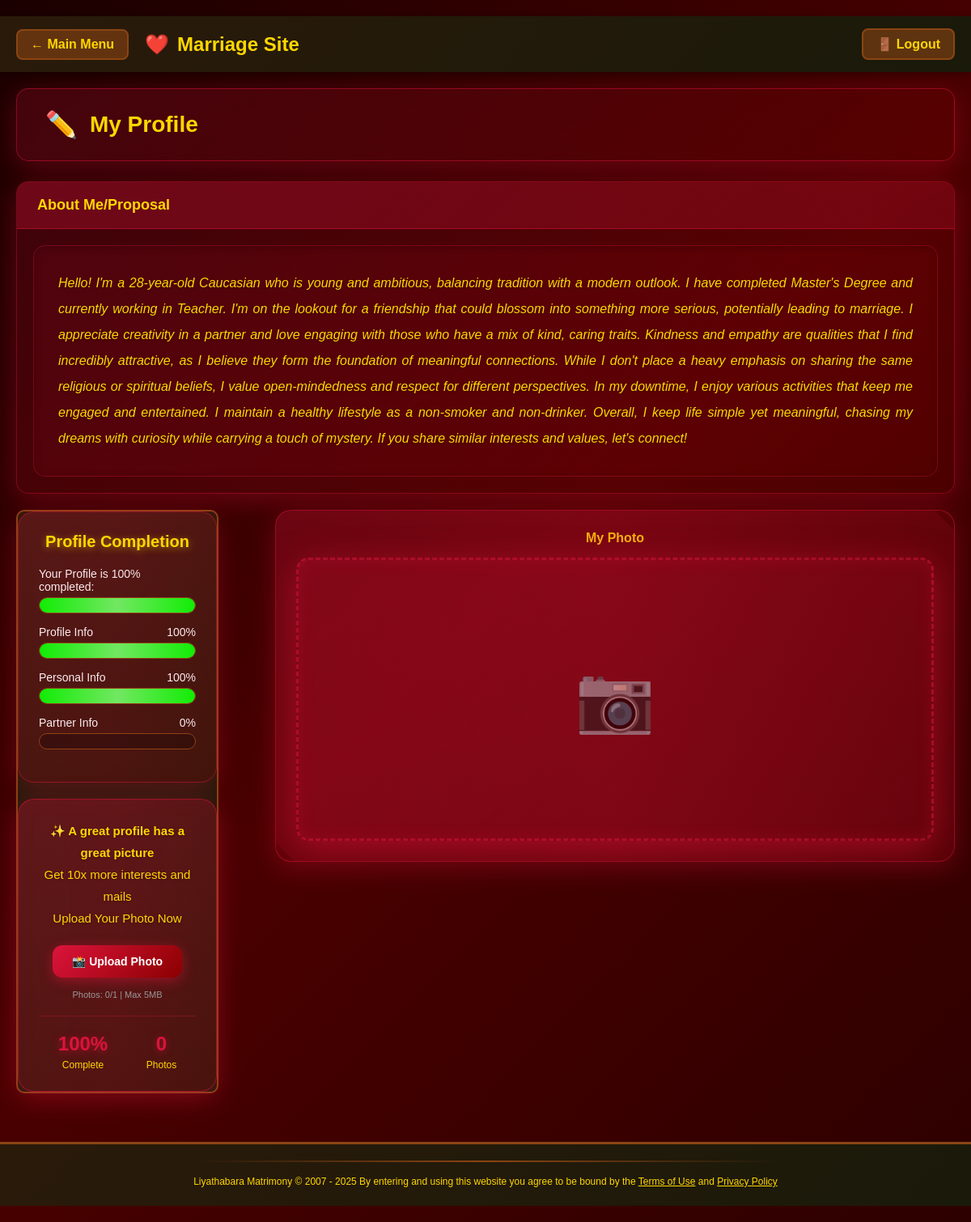
Screenshot of /my_profile.php (signed in) with the database file from the repository.
### tables this page shows
CREATE TABLE users (
    id INT AUTO_INCREMENT PRIMARY KEY,
    username VARCHAR(100) NOT NULL,
    email VARCHAR(100) NOT NULL UNIQUE,
    password VARCHAR(255) NOT NULL,
    gender ENUM('male', 'female') NOT NULL,
    day INT,
    month INT,
    year INT,
    profile_completed TINYINT DEFAULT 0,
    created_at TIMESTAMP DEFAULT CURRENT_TIMESTAMP,
    INDEX idx_email (email),
    INDEX idx_gender (gender)
);

CREATE TABLE user_data (
    id INT AUTO_INCREMENT PRIMARY KEY,
    user_id INT NOT NULL,
    height VARCHAR(50),
    weight VARCHAR(50),
    figure VARCHAR(50),
    appearance VARCHAR(50),
    complexion VARCHAR(50),
    status VARCHAR(50),
    education VARCHAR(100),
    career VARCHAR(100),
    religion VARCHAR(50),
    ethnicity VARCHAR(50),
    caste VARCHAR(50),
    social_class VARCHAR(50),
    residency VARCHAR(100),
    family VARCHAR(100),
    smoking VARCHAR(50),
    drinking VARCHAR(50),
    children VARCHAR(50),
    personality VARCHAR(100),
    first_date_preference VARCHAR(100),
    living_arrangements VARCHAR(100),
    created_at TIMESTAMP DEFAULT CURRENT_TIMESTAMP,
    updated_at TIMESTAMP DEFAULT CURRENT_TIMESTAMP ON UPDATE CURRENT_TIMESTAMP,
    FOREIGN KEY (user_id) REFERENCES users(id) ON DELETE CASCADE,
    INDEX idx_user_id (user_id)
);

### my_profile.php (the view, shortened to what this page needs)
<?php
include 'includes/header.php';
include 'database/db_connect.php';
$email = $_SESSION['user'];
$user_query = $conn->query("SELECT * FROM users WHERE email='$email'");
$user = $user_query->fetch_assoc();
$user_id = $user['id'];
$profile_query = $conn->query("SELECT * FROM user_data WHERE user_id=$user_id");
$profile = $profile_query ? $profile_query->fetch_assoc() : null;
$photos = [];
function calculateProfileCompletion($user, $profile) {
    $fields = [
        'username' => $user['username'] ?? '',
        'gender' => $user['gender'] ?? '',
        'day' => $user['day'] ?? '',
        'height' => $profile['height'] ?? '',
        'weight' => $profile['weight'] ?? '',
        'figure' => $profile['figure'] ?? '',
        'appearance' => $profile['appearance'] ?? '',
        'complexion' => $profile['complexion'] ?? '',
        'status' => $profile['status'] ?? '',
        'education' => $profile['education'] ?? '',
        'career' => $profile['career'] ?? '',
        'religion' => $profile['religion'] ?? '',
        'ethnicity' => $profile['ethnicity'] ?? '',
        'residency' => $profile['residency'] ?? '',
        'smoking' => $profile['smoking'] ?? '',
        'drinking' => $profile['drinking'] ?? '',
    ];
    $filled = 0;
    $total = count($fields);
    foreach($fields as $value) {
        if(!empty($value)) $filled++;
    }
    return round(($filled / $total) * 100);
}
function generateAboutMe($user, $profile) {
    $age = date('Y') - ($user['year'] ?? 2000);
    $ethnicity = $profile['ethnicity'] ?? 'Sri Lankan';
    $education = $profile['education'] ?? '';
    $career = $profile['career'] ?? '';
    $religion = $profile['religion'] ?? '';
    $personality = $profile['personality'] ?? '';
    $smoking = $profile['smoking'] ?? '';
    $drinking = $profile['drinking'] ?? '';
    $description = "Hello! I'm a {$age}-year-old {$ethnicity} who is young and ambitious, balancing tradition with a modern outlook. ";
    if(!empty($education) && !empty($career)) {
        $description .= "I have completed {$education} and currently working in {$career}. ";
    }
    $description .= "I'm on the lookout for a friendship that could blossom into something more serious, potentially leading to marriage. ";
    if(!empty($personality)) {
        $traits = strtolower($personality);
        $description .= "I appreciate creativity in a partner and love engaging with those who have a mix of {$traits} traits. ";
    }
    $description .= "Kindness and empathy are qualities that I find incredibly attractive, as I believe they form the foundation of meaningful connections. ";
    if(!empty($religion)) {
        $description .= "While I don't place a heavy emphasis on sharing the same religious or spiritual beliefs, I value open-mindedness and respect for different perspectives. ";
    }
    $description .= "In my downtime, I enjoy various activities that keep me engaged and entertained. ";
    if($smoking == 'Non-smoker' && $drinking == 'Non-drinker') {
        $description .= "I maintain a healthy lifestyle as a non-smoker and non-drinker. ";
    }
    $description .= "Overall, I keep life simple yet meaningful, chasing my dreams with curiosity while carrying a touch of mystery. If you share similar interests and values, let's connect!";
    return $description;
}
$completion = calculateProfileCompletion($user, $profile);
$about_me = generateAboutMe($user, $profile);
$profile_info_completion = (!empty($user['username']) && !empty($user['gender']) && !empty($user['day'])) ? 100 : 50;
$personal_info_completion = ($profile && !empty($profile['height']) && !empty($profile['education']) && !empty($profile['career'])) ? 100 : 30;
$partner_info_completion = 0;
?>
<div class="profile-container">
    <div class="profile-header">
        <span style="font-size: 32px;">✏️</span>
        <h1 class="profile-title">My Profile</h1>
    </div>
    <div class="content-wrapper">
        <div class="main-section">
            <div class="section-header">
                <h2 class="section-title">About Me/Proposal</h2>
            </div>
            <div class="about-content">
                <p class="about-text"><?php echo $about_me; ?></p>
            </div>
        </div>
        <div class="profile-layout">
            <div class="sidebar">
            <div class="completion-box">
                <h3 class="completion-title">Profile Completion</h3>
                <div class="completion-item">
                    <div class="completion-label">
                        <span>Your Profile is <?php echo $completion; ?>% completed:</span>
                    </div>
                    <div class="progress-bar">
                        <div class="progress-fill <?php echo $completion >= 70 ? 'high' : ($completion >= 40 ? 'medium' : ''); ?>"
                             style="width: <?php echo $completion; ?>%">
                        </div>
                    </div>
                </div>
                <div class="completion-item">
                    <div class="completion-label">
                        <span>Profile Info</span>
                        <span><?php echo $profile_info_completion; ?>%</span>
                    </div>
                    <div class="progress-bar">
                        <div class="progress-fill <?php echo $profile_info_completion >= 70 ? 'high' : 'medium'; ?>"
                             style="width: <?php echo $profile_info_completion; ?>%">
                        </div>
                    </div>
                </div>
                <div class="completion-item">
                    <div class="completion-label">
                        <span>Personal Info</span>
                        <span><?php echo $personal_info_completion; ?>%</span>
                    </div>
                    <div class="progress-bar">
                        <div class="progress-fill <?php echo $personal_info_completion >= 70 ? 'high' : 'medium'; ?>"
                             style="width: <?php echo $personal_info_completion; ?>%">
                        </div>
                    </div>
                </div>
                <div class="completion-item">
                    <div class="completion-label">
                        <span>Partner Info</span>
                        <span><?php echo $partner_info_completion; ?>%</span>
                    </div>
                    <div class="progress-bar">
                    </div>
                </div>
            </div>
            <div class="tip-box">
                <p class="tip-text">
                    <strong>✨ A great profile has a great picture</strong><br>
                    Get 10x more interests and mails<br>
                    Upload Your Photo Now
                </p>
                <form method="POST" enctype="multipart/form-data" style="margin-top: 15px; position: relative; z-index: 1;">
                    <label for="photoInput" class="upload-btn" style="cursor: pointer;">📸 Upload Photo</label>
                </form>
                <p style="color: #999; font-size: 11px; margin-top: 15px; position: relative; z-index: 1;">
                    Photos: <?php echo count($photos); ?>/1 | Max 5MB
                </p>
                <div class="user-stats">
                    <div class="stat-item">
                        <span class="stat-number"><?php echo $completion; ?>%</span>
                        <span class="stat-label">Complete</span>
                    </div>
                    <div class="stat-item">
                        <span class="stat-number"><?php echo count($photos); ?></span>
                        <span class="stat-label">Photos</span>
                    </div>
                </div>
            </div>
            </div>
            <div class="info-sidebar">
                <div class="photo-box">
                    <h3 class="photo-box-title">My Photo</h3>
                    <?php if(count($photos) > 0): ?>
                        <?php foreach($photos as $photo): ?>
                            <div class="photo-item">
                                <img src="<?php echo $photo['photo_path']; ?>" alt="User Photo">
                                <a href="?delete_photo=<?php echo $photo['id']; ?>"
                                   class="delete-btn"
                                   onclick="return confirm('Are you sure you want to delete this photo?')">×</a>
                            </div>
                        <?php endforeach; ?>
                    <?php else: ?>
                        <div class="photo-item empty">
                            <span class="empty-icon">📷</span>
                        </div>
                    <?php endif; ?>
                </div>
            </div>
        </div>
    </div>
</div>
<?php include 'includes/footer.php'; ?>

### includes/header.php (style rules this page uses)
* { margin:0; padding:0; box-sizing:border-box; }
body { font-family: Arial, sans-serif; background:#f4f4f4; color:#333; }
.sidebar { width: 250px; background: linear-gradient(135deg, #2a1a0a 0%, #1a1a0a 100%); border: 2px solid #8b4513; border-radius: 10px; padding: 0; }

### rows the page displays
users: year.drinking "Hello! I'm a 28-year-old Caucasian who is young and ambitious, balancing tradition with a modern outlook. I have completed Master's Degree and currently working in Teacher. I'm on the lookout for a friendship that could blossom into something more serious, potentially leading to marriage. I appreciate creativity in a partner and love engaging with those who have a mix of kind, caring traits. Kindness and empathy are qualities that I find incredibly attractive, as I believe they form the foundation of meaningful connections. While I don't place a heavy emphasis on sharing the same religious or spiritual beliefs, I value open-mindedness and respect for different perspectives. In my downtime,…", profile_info_completion "100"
user_data: personal_info_completion "100"

### other values shown
$completion "100"
$partner_info_completion "0"
count($photos) "0"
